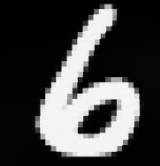
#> input picture image.png, 160 x 166 px
$ jupyter execute --allow-errors Digit_ai.ipynb   (shell and % lines are left out)
#> lines starting #> are read from the running program, lines starting #| are printed output that depends on the picture
YEY AI

[cell 1]
import numpy as np
import matplotlib
import matplotlib.pyplot as plt
import time
import pickle

[cell 2]
def covert(img , labels , outfile , n):
    imgf = open(img,"rb")
    labelf = open(labels,"rb")
    csvf = open(outfile,"w")

    imgf.read(16)
    labelf.read(8)
    images = []

    for i in range(n):
        image = [ord(labelf.read(1))]
        for j in range(28*28):
            image.append(ord(imgf.read(1)))
        images.append(image)

    for image in images:
        csvf.write(",".join(str(pix) for pix in image)+ "\n")

    imgf.close()
    labelf.close()
    csvf.close()

[cell 3]
mnsit_data = "datasets/train-images.idx3-ubyte"
mnsit_labels = "datasets/train-labels.idx1-ubyte"
mnsit_test_data = "datasets/t10k-images.idx3-ubyte"
mnsit_test_labels = "datasets/t10k-labels.idx1-ubyte"

#> (the rest of this cell did not finish here and is left out)

#> (a cell that did not finish here is left out)

#> (a cell that did not finish here is left out)

#> (a cell that did not finish here is left out)

#> (a cell that did not finish here is left out)

[cell 8]
class DNN:
    def __init__(self,sizes=[784,128,64,10],epochs=10,lr=0.001):
        self.sizes = sizes
        self.epochs = epochs
        self.lr = lr

        input_layer = sizes[0]
        hidden_1 = sizes[1]
        hidden_2 = sizes[2]
        output_layer = sizes[3]

        self.params = {
            'W1':np.random.randn(hidden_1,input_layer) * np.sqrt(1./hidden_1),
            'W2':np.random.randn(hidden_2,hidden_1) * np.sqrt(1./hidden_2),
            'W3':np.random.randn(output_layer,hidden_2) * np.sqrt(1./output_layer)

        }

    # [48 lines left out: functions sigmoid, softmax, forward_pass, backward_pass, not called in this run]

    def update_weight(self,change_w):
        for key,val in change_w.items():
            self.params[key] -= self.lr * val


    # [12 lines left out: function computer_accuracy, not called in this run]

    def predict(self, inputs):
        output = self.forward_pass(inputs)
        return np.argmax(output)


    # [16 lines left out: function train, not called in this run]

[cell 9]
dnn = DNN(sizes=[784,128,64,10],epochs=200,lr=0.001)
#> (the rest of this cell did not finish here and is left out)

#ADDING CANVAS TO TEST THE MODEL

[cell 10]
from ipycanvas import Canvas
from IPython.display import display

#> (the rest of this cell did not finish here and is left out)

[cell 11]
import ipywidgets as widgets
widgets.IntSlider()

#> (a cell that did not finish here is left out)

[cell 13]
def clear_canvas():
    canvas.fill_style = "black"
    canvas.fill_rect(0,0,280,280)

#> (the rest of this cell did not finish here and is left out)

Convertion

[cell 14]
from PIL import Image

# [15 lines left out: function get_inputs, not called in this run]

[cell 15]
from PIL import Image
import numpy as np
import matplotlib.pyplot as plt

img = Image.open("image.png")
#> img is the input picture: PIL image 160x166 RGBA; mean R, G, B, A 67.6, 67.5, 67.4, 255

img = img.convert("L")      # grayscale
#> img: PIL image 160x166 L
img = img.resize((28,28))
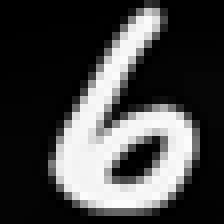
#> img: PIL image 28x28 L (shown 8 times larger); min 0, max 252, mean 67.7

img = np.array(img)

plt.imshow(img, cmap="gray")
#> (this line was passed over: IPython is not available in this run)
plt.show()

#> (a cell that did not finish here is left out)

[cell 17]
inputs = (img.flatten().astype(np.float32) / 255.0 * 0.99) + 0.01
#> inputs = 784 values, max 0.988 at index 499, min 0.01 at index 0, mean 0.273

[cell 18]
dnn = DNN(sizes=[784,128,64,10])
#> (reads model.pkl from the repository)
